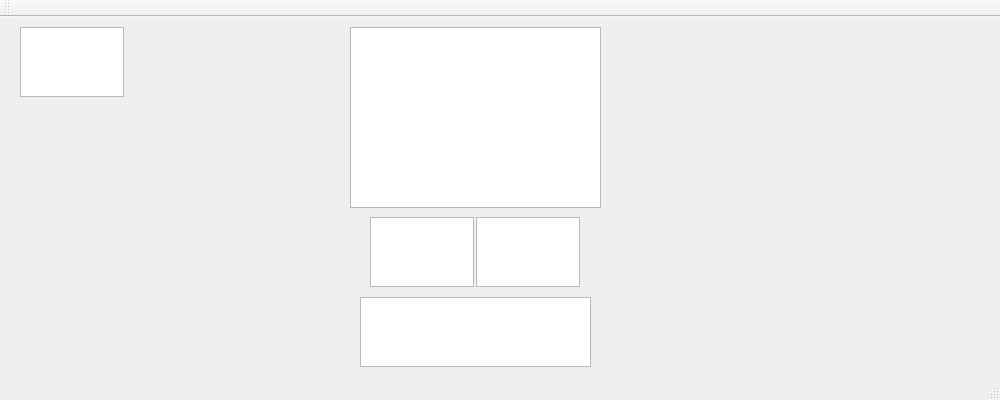
<?xml version="1.0" encoding="UTF-8"?>
<ui version="4.0">
 <class>MainWindow</class>
 <widget class="QMainWindow" name="MainWindow">
  <property name="windowModality">
   <enum>Qt::WindowModal</enum>
  </property>
  <property name="geometry">
   <rect>
    <x>0</x>
    <y>0</y>
    <width>1000</width>
    <height>400</height>
   </rect>
  </property>
  <property name="windowTitle">
   <string>MainWindow</string>
  </property>
  <widget class="QWidget" name="centralwidget">
   <widget class="QTextEdit" name="gamecounter">
    <property name="geometry">
     <rect>
      <x>20</x>
      <y>10</y>
      <width>104</width>
      <height>70</height>
     </rect>
    </property>
    <property name="readOnly">
     <bool>true</bool>
    </property>
   </widget>
   <widget class="QTextEdit" name="comment">
    <property name="geometry">
     <rect>
      <x>350</x>
      <y>10</y>
      <width>251</width>
      <height>181</height>
     </rect>
    </property>
    <property name="acceptDrops">
     <bool>false</bool>
    </property>
    <property name="readOnly">
     <bool>true</bool>
    </property>
    <property name="placeholderText">
     <string/>
    </property>
   </widget>
   <widget class="QTextEdit" name="game1">
    <property name="geometry">
     <rect>
      <x>370</x>
      <y>200</y>
      <width>104</width>
      <height>70</height>
     </rect>
    </property>
    <property name="readOnly">
     <bool>true</bool>
    </property>
   </widget>
   <widget class="QTextEdit" name="game2">
    <property name="geometry">
     <rect>
      <x>476</x>
      <y>200</y>
      <width>104</width>
      <height>70</height>
     </rect>
    </property>
    <property name="readOnly">
     <bool>true</bool>
    </property>
   </widget>
   <widget class="QTextEdit" name="totalscore">
    <property name="geometry">
     <rect>
      <x>360</x>
      <y>280</y>
      <width>231</width>
      <height>70</height>
     </rect>
    </property>
    <property name="readOnly">
     <bool>true</bool>
    </property>
   </widget>
  </widget>
  <widget class="QMenuBar" name="menubar">
   <property name="geometry">
    <rect>
     <x>0</x>
     <y>0</y>
     <width>1000</width>
     <height>24</height>
    </rect>
   </property>
  </widget>
  <widget class="QStatusBar" name="statusbar"/>
  <widget class="QToolBar" name="toolBar">
   <property name="windowTitle">
    <string>toolBar</string>
   </property>
   <attribute name="toolBarArea">
    <enum>TopToolBarArea</enum>
   </attribute>
   <attribute name="toolBarBreak">
    <bool>false</bool>
   </attribute>
  </widget>
 </widget>
 <resources/>
 <connections/>
</ui>
